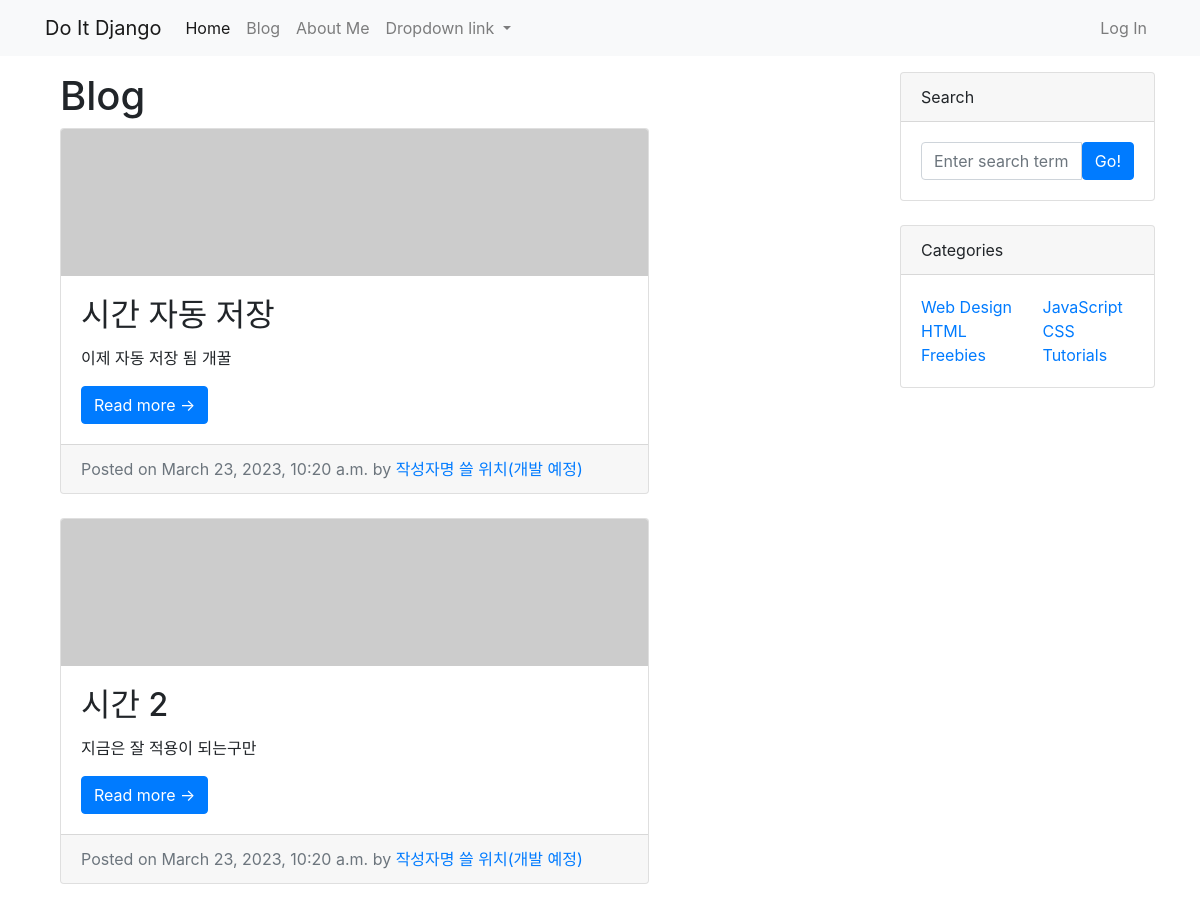
/blog/ (upper part), run on an earlier commit of the app's database.
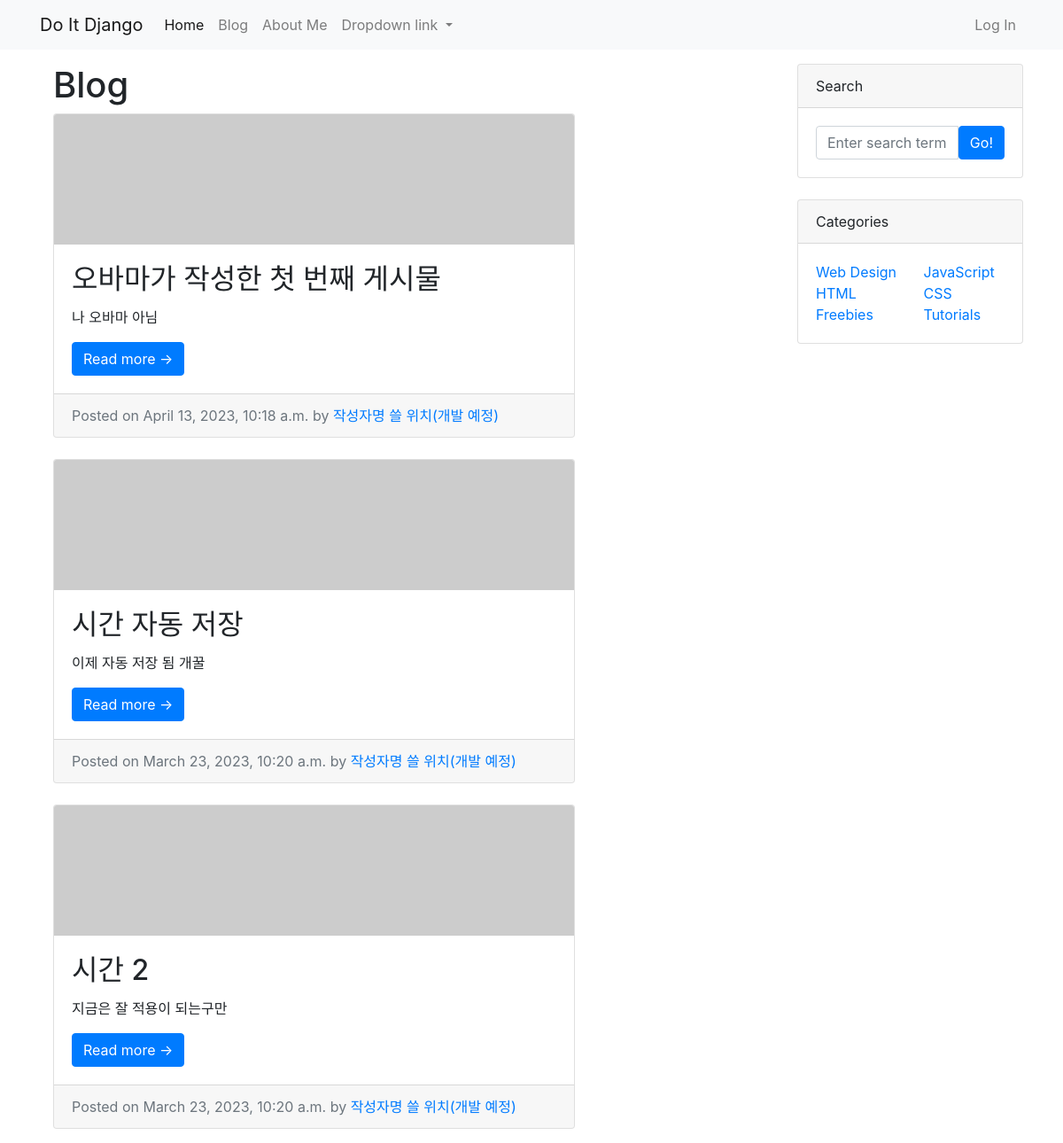
And on a later commit of the database.
### blog/models.py (models this page shows, shortened)
class Post(models.Model):
    title = models.CharField(max_length=30)
    hook_text = models.CharField(max_length=100, blank=True)
    content = models.TextField()
    head_image = models.ImageField(upload_to='blog/images/%Y/%m/%d/', blank=True)
    file_upload = models.FileField(upload_to='blog/files/%Y/%m/%d/', blank=True)
    created_at = models.DateTimeField(auto_now_add=True)
    updated_at = models.DateTimeField(auto_now=True)
    author = models.ForeignKey(User, null=True, on_delete=models.SET_NULL)
    def get_absolute_url(self):
        return f'/blog/{self.pk}/'

### blog/views.py (the view)
# urls.py: path('', views.PostList.as_view()),
class PostList(ListView): # ListView 클래스를 상속해서 PostList 클래스 생성
    model = Post
    template_name = 'blog/post_list.html'
    ordering = '-pk' # pk값의 역순으로 정렬

### blog/templates/blog/post_list.html (shortened to what this page needs)
{% extends 'blog/base.html' %}
{% block main_area %}
    <div class="col-md-8 col-lg-9" id="main-area">
        <h1>Blog</h1>
        {% if post_list.exists %}
            {% for p in post_list %}
            <div class="card mb-4">
                {% if p.head_image %}
                    <img class="card-img-top" src="{{ p.head_image.url }}" alt="{{ p }} head image" /></a>
                {% else %}
                    <img class="card-img-top" src="https://picsum.photos/seed/{{ p.id }}/800/200" alt="random_image">
                {% endif %}
                <div class="card-body">
                    <h2 class="card-title">{{ p.title }}</h2>
                    <p class="card-text">{{ p.content }}</p>
                    <a class="btn btn-primary" href="{{ p.get_absolute_url }}">Read more &rarr;</a>
                </div>
                <div class="card-footer text-muted">
                    Posted on {{ p.created_at }} by
                    <a href="#">작성자명 쓸 위치(개발 예정)</a>
                </div>
            </div>
            {% endfor %}
        {% else %}
            <h3>아직 게시물이 없습니다.</h3>
        {% endif %}
    </div>
{% endblock %}

### blog/templates/blog/base.html (shortened to what this page needs)
<!DOCTYPE html>
{% load static %}
<html lang="ko">
<head>
    <link rel="stylesheet" href="{% static 'blog/bootstrap/bootstrap.min.css' %}" media="screen">
</head>
<body>
    {% include 'blog/navbar.html' %}
    <div class="container my-3">
        <div class="row">
            <div class="col-md-8 col-lg-9" id="main-area">
                {% block main_area %}
                {% endblock %}
            </div>
            <div class="col-md-4 col-lg-3">
                <div class="card mb-4">
                    <div class="card-header">Search</div>
                    <div class="card-body">
                        <div class="input-group">
                            <input class="form-control" type="text" placeholder="Enter search term..." aria-label="Enter search term..." aria-describedby="button-search" />
                            <button class="btn btn-primary" id="button-search" type="button">Go!</button>
                        </div>
                    </div>
                </div>
                <div class="card mb-4">
                    <div class="card-header">Categories</div>
                    <div class="card-body">
                        <div class="row">
                            <div class="col-sm-6">
                                <ul class="list-unstyled mb-0">
                                    <li><a href="#!">Web Design</a></li>
                                    <li><a href="#!">HTML</a></li>
                                    <li><a href="#!">Freebies</a></li>
                                </ul>
                            </div>
                            <div class="col-sm-6">
                                <ul class="list-unstyled mb-0">
                                    <li><a href="#!">JavaScript</a></li>
                                    <li><a href="#!">CSS</a></li>
                                    <li><a href="#!">Tutorials</a></li>
                                </ul>
                            </div>
                        </div>
                    </div>
                </div>
            </div>
        </div>
    </div>
</body>
</html>

### blog/templates/blog/navbar.html (shortened to what this page needs)
<nav class="navbar navbar-expand-lg navbar-light bg-light">
    <div class="container">
        <a class="navbar-brand" href="/">Do It Django</a>
        <div class="collapse navbar-collapse" id="navbarNavDropdown">
            <ul class="navbar-nav">
                <li class="nav-item active">
                    <a class="nav-link" href="/">Home</a>
                </li>
                <li class="nav-item">
                    <a class="nav-link" href="/blog/">Blog</a>
                </li>
                <li class="nav-item">
                    <a class="nav-link" href="/about_me/">About Me</a>
                </li>
                <li class="nav-item dropdown">
                    <a class="nav-link dropdown-toggle" href="#" role="button" data-toggle="dropdown" aria-expanded="false">
                    Dropdown link
                    </a>
                </li>
            </ul>
            <ul class="navbar-nav ml-auto">
                <li class="nav-item">
                    <a class="nav-link" href="#" data-toggle="modal" data-target="#loginModal">Log In</a>
                </li>
            </ul>
        </div>
    </div>
</nav>

What changed in the data, as far as the page shows it:
added Post: title "오바마가 작성한 첫 번째 게시물", content "나 오바마 아님", created_at "April 13, 2023, 10:18 a.m."
